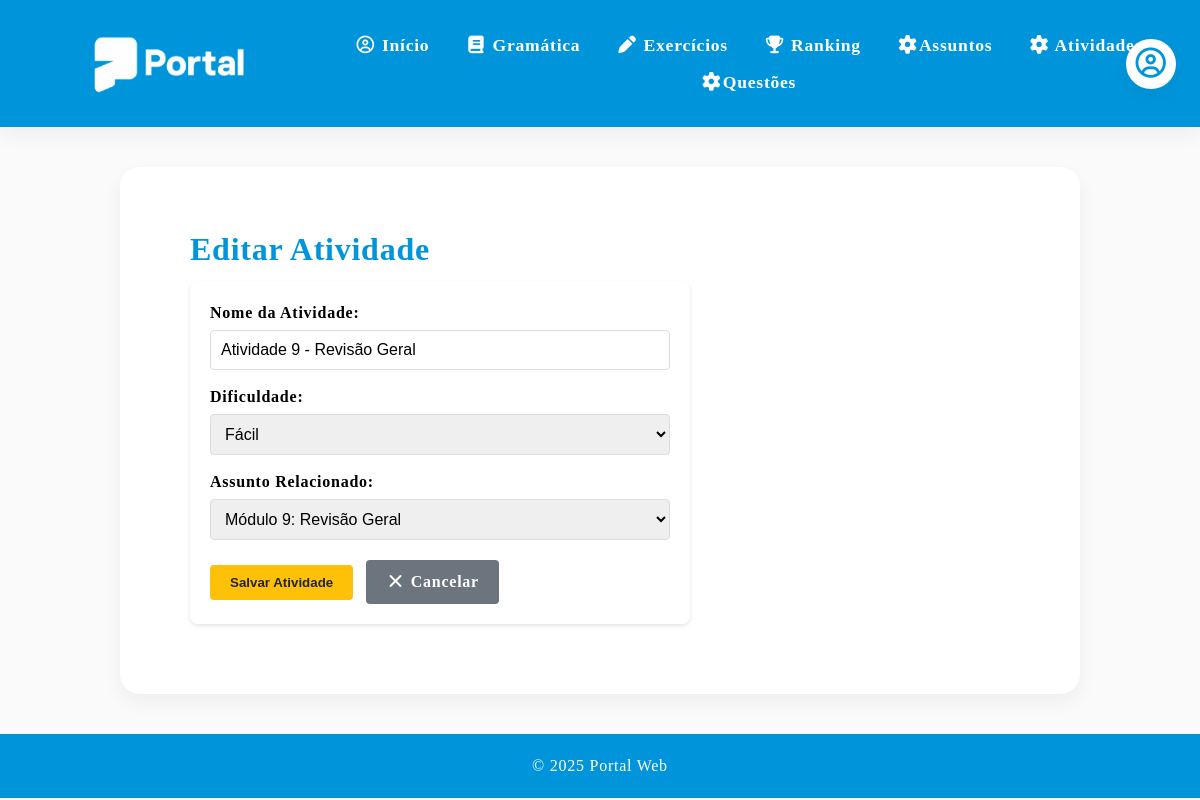
Page /editar_atividade/9 on the committed database.
### models.py (models this page shows)
class Atividade(db.Model):
    __tablename__ = "atividade"
    id = db.Column(db.Integer, primary_key=True)
    nome = db.Column(db.String(150), nullable=True)
    dificuldade = db.Column(db.String(50), nullable=True)
    assunto_id = db.Column(db.Integer, db.ForeignKey("assunto.id"), nullable=False)
    assunto = db.relationship("Assunto", back_populates="atividades")
    questoes = db.relationship("Questao", back_populates="atividade", lazy=True, cascade="all, delete-orphan")

### rotas.py (the view, shortened to what this page needs)
    @app.route('/editar_atividade/<int:id>', methods=['GET', 'POST'])
    def editar_atividade(id):
        redir = verificar_professor()
        if redir: return redir
        atividade = AtividadeServico.buscar_por_id(id)
        form = AtividadeForm(obj=atividade)
        form.assunto_id.choices = [(a.id, a.nome) for a in AssuntoServico.listar_todos()]
        return render_template("editar_atividade.html", atividade=atividade, form=form)

### formularios.py
class AtividadeForm(FlaskForm):
    nome = StringField('Nome da Atividade', validators=[
        DataRequired(message="O nome é obrigatório."),
        Length(min=3, message="Mínimo de 3 caracteres.")
    ])
    dificuldade = SelectField('Dificuldade', choices=[
        ('Facil', 'Fácil'),
        ('Medio', 'Médio'),
        ('Dificil', 'Difícil')
    ])
    assunto_id = SelectField('Assunto Relacionado', coerce=int, validators=[
        DataRequired(message="Selecione um assunto.")
    ])
    submit = SubmitField('Salvar Atividade')

### rotas.py (called while the page is built, shortened)
def verificar_professor():
    return None

### servicos/assunto_servico.py (called while the page is built)
    @staticmethod
    def listar_todos():
        return Assunto.query.all()

### servicos/atividade_servico.py (called while the page is built)
    @staticmethod
    def buscar_por_id(atividade_id):
        return Atividade.query.get_or_404(atividade_id)

### templates/editar_atividade.html (shortened to what this page needs)
{% extends "base.html" %}
{% block conteudo %}
        <section id="editar-atividade" class="section">
            <h2>Editar Atividade</h2>
            <form method="POST" style="background: #fff; padding: 20px; border-radius: 8px; box-shadow: 0 2px 4px rgba(0,0,0,0.1); max-width: 500px;">
                <div style="margin-bottom: 15px;">
                    <label style="display: block; margin-bottom: 5px; font-weight: bold;">{{ form.nome.label }}:</label>
                    {{ form.nome(style="width: 100%; padding: 10px; border: 1px solid #ddd; border-radius: 4px; font-size: 1em;") }}
                </div>
                <div style="margin-bottom: 15px;">
                    <label style="display: block; margin-bottom: 5px; font-weight: bold;">{{ form.dificuldade.label }}:</label>
                    {{ form.dificuldade(style="width: 100%; padding: 10px; border: 1px solid #ddd; border-radius: 4px; font-size: 1em;") }}
                </div>
                <div style="margin-bottom: 15px;">
                    <label style="display: block; margin-bottom: 5px; font-weight: bold;">{{ form.assunto_id.label }}:</label>
                    {{ form.assunto_id(style="width: 100%; padding: 10px; border: 1px solid #ddd; border-radius: 4px; font-size: 1em;") }}
                </div>
                <div style="margin-top: 20px;">
                    {{ form.submit(class="btn btn-detalhe", style="background: #ffc107; color: #212529; border: none; padding: 10px 20px; border-radius: 4px; cursor: pointer;") }}
                    <a href="{{ url_for('listar_atividades') }}" class="btn btn-detalhe" style="background: #6c757d; color: white; text-decoration: none; padding: 10px 20px; border-radius: 4px; margin-left: 8px;">
                        <i class="fa-solid fa-times"></i> Cancelar
                    </a>
                </div>
            </form>
        </section>
{% endblock %}

### static/css/style.css (style rules this page uses)
:root { --primary-blue: #0095DB; --secondary-blue: #D5F7FF; --primary-pink: #FFAFCC; --secondary-pink: #FFECF4; --pink: #FF477E; --mint-green: #DFFCF4; --success-green: #00966D; --soft-purple: #DDD0F8; --soft-yellow: #FFF0D4; --yellow: #F4B740; --bg-light: #FAFAFA; --gray-light: #EDEDED; --gray-medium: #D6D8E7; --text-dark: #14142B; --shadow-soft: 0 8px 20px rgba(0, 0, 0, 0.05); }
* { margin: 0; padding: 0; box-sizing: border-box; }
body { font-family: 'Basier Square'; font-weight: 400; font-size: 1.0em; line-height: 1.5em; letter-spacing: 0.75px; background-color: var(--bg-light); */ }
.section { background: white; border-radius: 20px; padding: 70px; margin-bottom: 30px; box-shadow: var(--shadow-soft); transition: 0.3s; }
h2 { color: var(--primary-blue); margin-bottom: 20px; font-size: 2rem; }
.btn { display: inline-block; background-color: var(--primary-blue); color: white; padding: 14px 28px; border-radius: 12px; text-decoration: none; font-weight: bold; border: none; cursor: pointer; transition: 0.3s; }

### rows in the picture
Atividade: nome "Atividade 9 - Revisão Geral", dificuldade "Fácil", assunto_id "Módulo 9: Revisão Geral"
